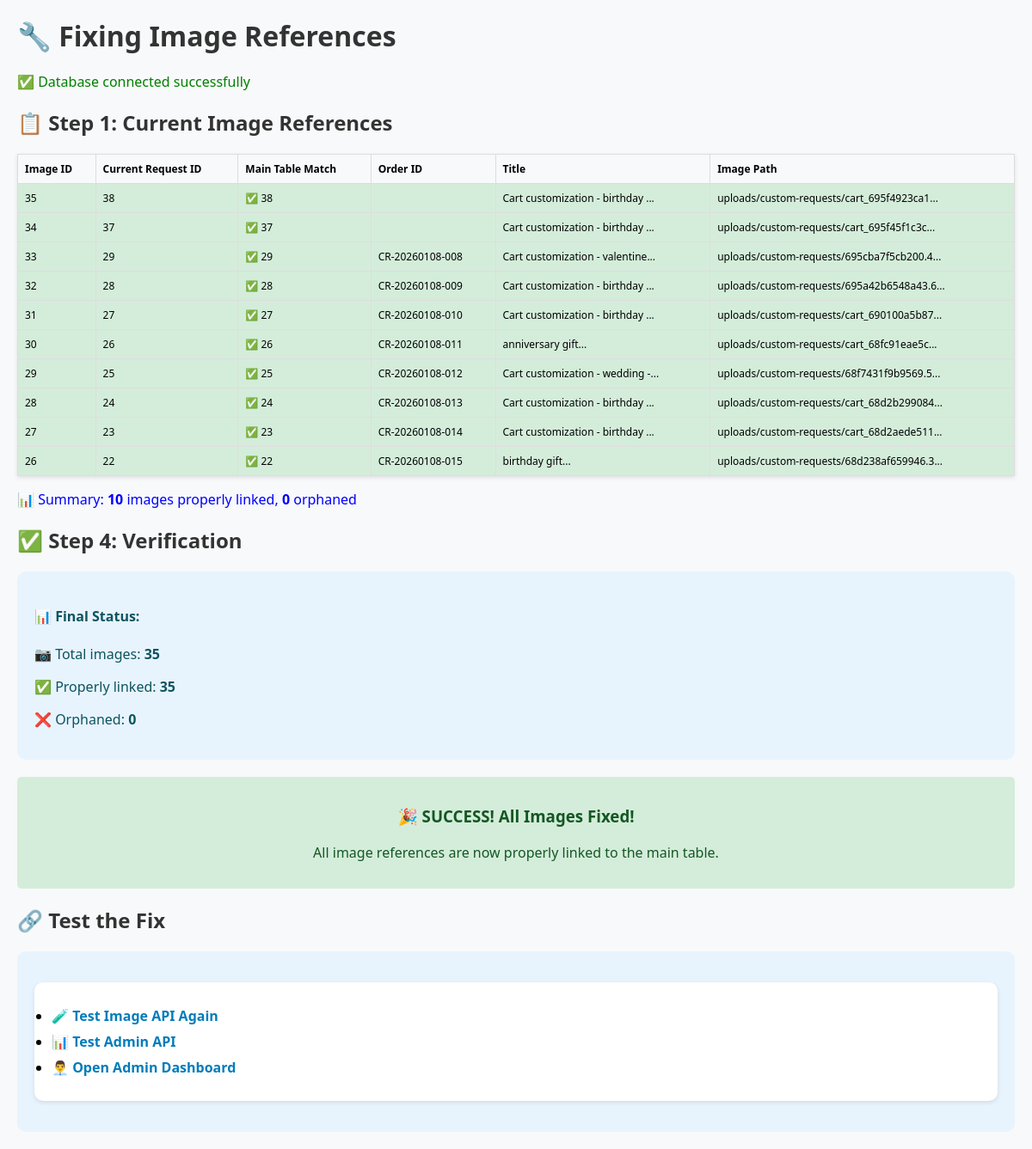
The app's page /backend/fix-image-references.php with its own data.
### tables this page shows
CREATE TABLE `custom_request_images` (
  `id` int(11) NOT NULL,
  `request_id` int(11) NOT NULL,
  `image_path` varchar(500) NOT NULL,
  `uploaded_at` timestamp NOT NULL DEFAULT current_timestamp()
);

CREATE TABLE `custom_requests` (
  `id` int(10) UNSIGNED NOT NULL,
  `user_id` int(11) DEFAULT NULL,
  `order_id` varchar(100) NOT NULL DEFAULT '',
  `customer_id` int(10) UNSIGNED DEFAULT 0,
  `customer_name` varchar(255) NOT NULL DEFAULT '',
  `customer_email` varchar(255) NOT NULL DEFAULT '',
  `customer_phone` varchar(50) DEFAULT '',
  `title` varchar(255) NOT NULL DEFAULT '',
  `occasion` varchar(100) DEFAULT '',
  `description` text DEFAULT NULL,
  `requirements` text DEFAULT NULL,
  `budget_min` decimal(10,2) DEFAULT 500.00,
  `budget_max` decimal(10,2) DEFAULT 1000.00,
  `deadline` date DEFAULT NULL,
  `priority` enum('low','medium','high') DEFAULT 'medium',
  `status` enum('submitted','pending','in_progress','completed','cancelled') DEFAULT 'pending',
  `admin_notes` text DEFAULT NULL,
  `design_url` varchar(500) DEFAULT '',
  `source` enum('form','cart','admin') DEFAULT 'form',
  `artwork_id` int(11) DEFAULT NULL,
  `requested_quantity` int(11) NOT NULL DEFAULT 1,
  `created_at` timestamp NOT NULL DEFAULT current_timestamp(),
  `updated_at` timestamp NOT NULL DEFAULT current_timestamp() ON UPDATE current_timestamp()
);

### backend/fix-image-references.php (the view, shortened to what this page needs)
<?php
echo "<h1>🔧 Fixing Image References</h1>";
try {
    $database = new Database();
    $pdo = $database->getConnection();
    echo "<p style='color: green;'>✅ Database connected successfully</p>";
    echo "<h2>📋 Step 1: Current Image References</h2>";
    $imageRefs = $pdo->query("
        SELECT
            cri.id as image_id,
            cri.request_id as current_request_id,
            cri.image_path,
            cr.id as main_table_id,
            cr.order_id,
            cr.title
        FROM custom_request_images cri
        LEFT JOIN custom_requests cr ON cri.request_id = cr.id
        ORDER BY cri.uploaded_at DESC
        LIMIT 10
    ")->fetchAll(PDO::FETCH_ASSOC);
    echo "<table border='1' style='border-collapse: collapse; width: 100%; margin: 10px 0;'>";
    echo "<tr style='background: #f0f0f0;'><th>Image ID</th><th>Current Request ID</th><th>Main Table Match</th><th>Order ID</th><th>Title</th><th>Image Path</th></tr>";
    $orphanedImages = 0;
    $linkedImages = 0;
    foreach ($imageRefs as $ref) {
        $isOrphaned = is_null($ref['main_table_id']);
        if ($isOrphaned) {
            $orphanedImages++;
            $rowStyle = "background: #f8d7da;";
        } else {
            $linkedImages++;
            $rowStyle = "background: #d4edda;";
        }
        echo "<tr style='$rowStyle'>";
        echo "<td>{$ref['image_id']}</td>";
        echo "<td>{$ref['current_request_id']}</td>";
        echo "<td>" . ($isOrphaned ? "❌ No match" : "✅ {$ref['main_table_id']}") . "</td>";
        echo "<td>" . ($ref['order_id'] ?? 'N/A') . "</td>";
        echo "<td>" . (isset($ref['title']) ? substr($ref['title'], 0, 30) . '...' : 'N/A') . "</td>";
        echo "<td>" . substr($ref['image_path'], 0, 40) . "...</td>";
        echo "</tr>";
    }
    echo "</table>";
    echo "<p style='color: blue;'>📊 Summary: <strong>$linkedImages</strong> images properly linked, <strong>$orphanedImages</strong> orphaned</p>";
    echo "<h2>✅ Step 4: Verification</h2>";
    $finalCheck = $pdo->query("
        SELECT
            COUNT(*) as total_images,
            COUNT(cr.id) as linked_images,
            COUNT(*) - COUNT(cr.id) as orphaned_images
        FROM custom_request_images cri
        LEFT JOIN custom_requests cr ON cri.request_id = cr.id
    ")->fetch(PDO::FETCH_ASSOC);
    echo "<div style='background: #e8f4fd; padding: 20px; border-radius: 10px; margin: 20px 0;'>";
    echo "<h4 style='color: #0c5460;'>📊 Final Status:</h4>";
    echo "<p style='color: #0c5460;'>📷 Total images: <strong>{$finalCheck['total_images']}</strong></p>";
    echo "<p style='color: #0c5460;'>✅ Properly linked: <strong>{$finalCheck['linked_images']}</strong></p>";
    echo "<p style='color: #0c5460;'>❌ Orphaned: <strong>{$finalCheck['orphaned_images']}</strong></p>";
    echo "</div>";
    if ($finalCheck['orphaned_images'] == 0) {
        echo "<div style='background: #d4edda; padding: 15px; border-radius: 5px; margin: 15px 0; text-align: center;'>";
        echo "<h3 style='color: #155724;'>🎉 SUCCESS! All Images Fixed!</h3>";
        echo "<p style='color: #155724;'>All image references are now properly linked to the main table.</p>";
        echo "</div>";
    }
    echo "<h2>🔗 Test the Fix</h2>";
    echo "<div style='background: #e8f4fd; padding: 20px; border-radius: 10px; margin: 20px 0;'>";
    echo "<ul>";
    echo "<li><a href='test-fixed-image-api.php' target='_blank' style='color: #007cba; font-weight: bold;'>🧪 Test Image API Again</a></li>";
    echo "<li><a href='api/admin/custom-requests-database-only.php' target='_blank' style='color: #007cba; font-weight: bold;'>📊 Test Admin API</a></li>";
    echo "<li><a href='../frontend/admin/custom-requests-dashboard.html' target='_blank' style='color: #007cba; font-weight: bold;'>👨‍💼 Open Admin Dashboard</a></li>";
    echo "</ul>";
    echo "</div>";
} catch (Exception $e) {
    echo "<div style='background: #f8d7da; padding: 20px; border-radius: 10px; margin: 20px 0; border-left: 5px solid #dc3545;'>";
    echo "<h3 style='color: #721c24; margin-top: 0;'>❌ Error Occurred</h3>";
    echo "<p style='color: #721c24;'><strong>Error:</strong> " . $e->getMessage() . "</p>";
    echo "</div>";
}
?>

### backend/fix-image-references.php (style rules this page uses)
h1, h2, h3 { color: #333; }
table { margin: 15px 0; box-shadow: 0 2px 5px rgba(0,0,0,0.1); }
th, td { padding: 8px; text-align: left; border: 1px solid #ddd; font-size: 12px; }
th { background: #f8f9fa; font-weight: 600; }
ul { background: white; padding: 20px; border-radius: 10px; box-shadow: 0 2px 5px rgba(0,0,0,0.1); }
li { margin: 8px 0; }
a { color: #007cba; text-decoration: none; font-weight: 600; }

### records on screen
custom_request_images: id "35", request "38", custom_requests.id "38", custom_requests.title "Cart customization - birthday", image_path "uploads/custom-requests/cart_695f4923ca1"
custom_request_images: id "34", request "37", custom_requests.id "37", custom_requests.title "Cart customization - birthday", image_path "uploads/custom-requests/cart_695f45f1c3c"
custom_request_images: id "33", request "29", custom_requests.id "29", custom_requests.order_id "CR-20260108-008", custom_requests.title "Cart customization - valentine", image_path "uploads/custom-requests/695cba7f5cb200.4"
custom_request_images: id "32", request "28", custom_requests.id "28", custom_requests.order_id "CR-20260108-009", custom_requests.title "Cart customization - birthday", image_path "uploads/custom-requests/695a42b6548a43.6"
custom_request_images: id "31", request "27", custom_requests.id "27", custom_requests.order_id "CR-20260108-010", custom_requests.title "Cart customization - birthday", image_path "uploads/custom-requests/cart_690100a5b87"
custom_request_images: id "30", request "26", custom_requests.id "26", custom_requests.order_id "CR-20260108-011", custom_requests.title "anniversary gift", image_path "uploads/custom-requests/cart_68fc91eae5c"
custom_request_images: id "29", request "25", custom_requests.id "25", custom_requests.order_id "CR-20260108-012", custom_requests.title "Cart customization - wedding -", image_path "uploads/custom-requests/68f7431f9b9569.5"
custom_request_images: id "28", request "24", custom_requests.id "24", custom_requests.order_id "CR-20260108-013", custom_requests.title "Cart customization - birthday", image_path "uploads/custom-requests/cart_68d2b299084"
custom_request_images: id "27", request "23", custom_requests.id "23", custom_requests.order_id "CR-20260108-014", custom_requests.title "Cart customization - birthday", image_path "uploads/custom-requests/cart_68d2aede511"
custom_request_images: id "26", request "22", custom_requests.id "22", custom_requests.order_id "CR-20260108-015", custom_requests.title "birthday gift", image_path "uploads/custom-requests/68d238af659946.3"

### other values on screen
$linkedImages "10"
$orphanedImages "0"
$finalCheck['total_images'] "35"
$finalCheck['linked_images'] "35"
$finalCheck['orphaned_images'] "0"
